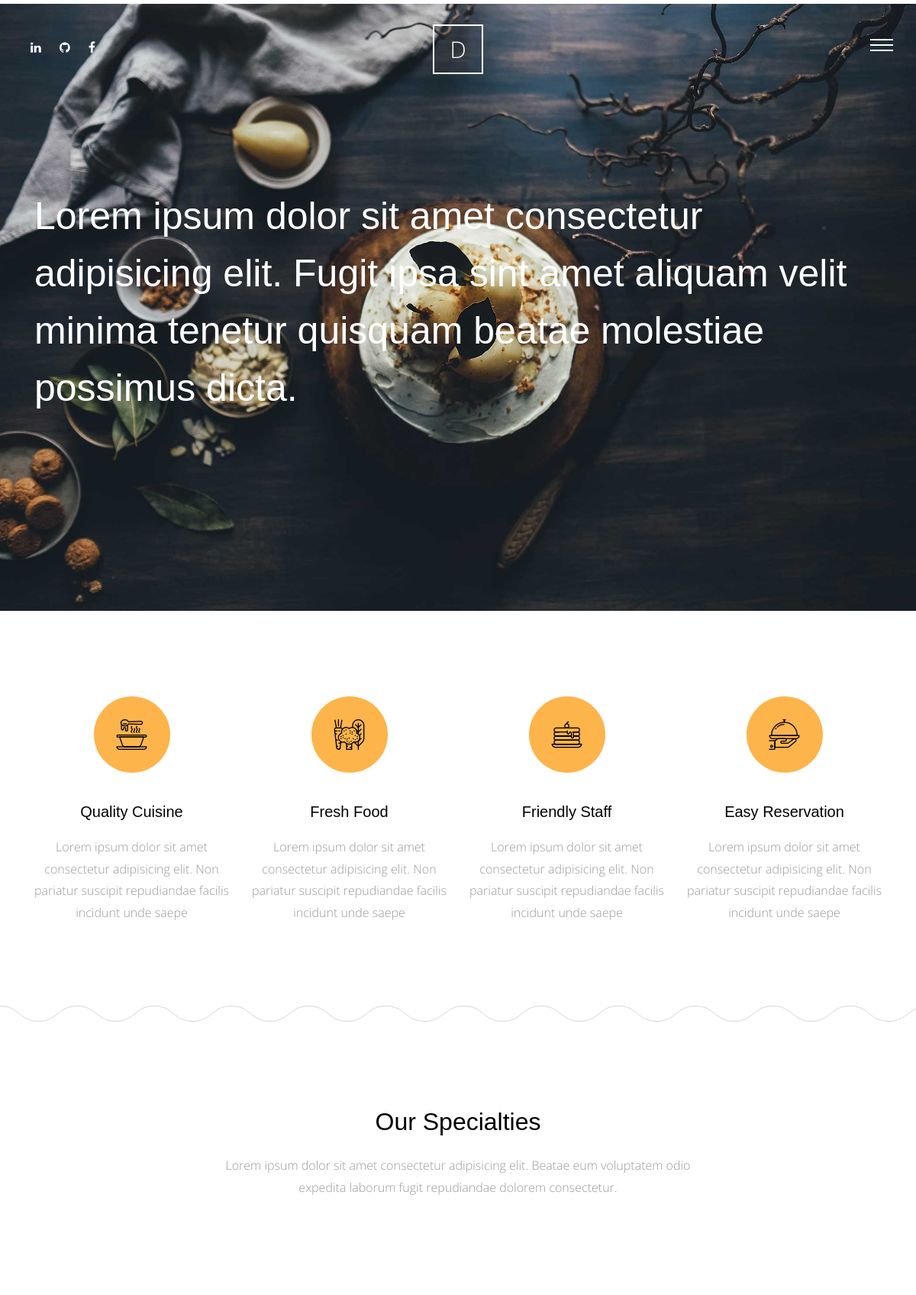
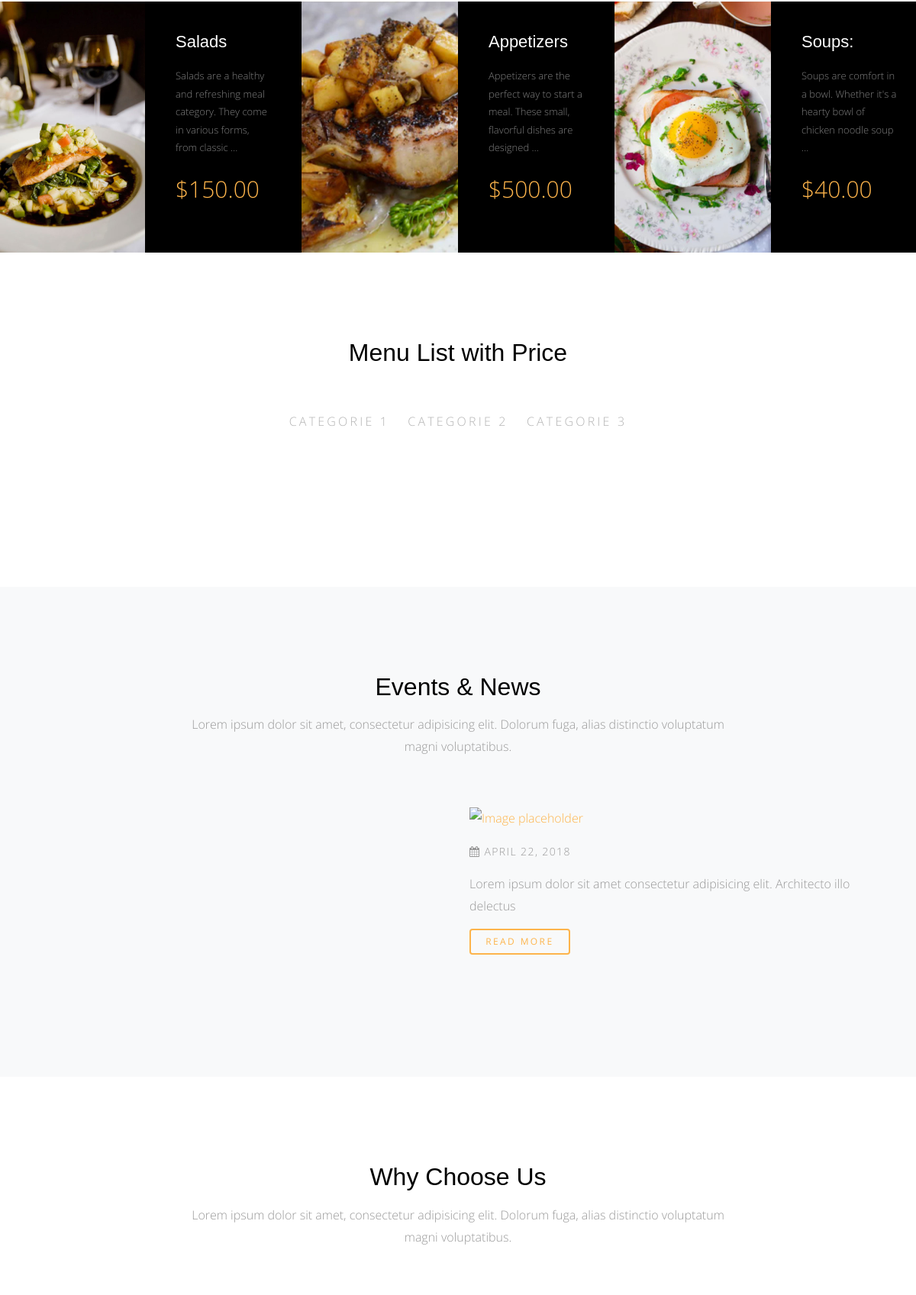
The page / (upper part) on the database its author committed (2 pictures, top to bottom).
### meals/models.py (models this page shows, shortened)
class Meal(models.Model):
    name = models.CharField(max_length=50)
    description = models.TextField(max_length=500)
    category = models.ForeignKey('Category', models.SET_NULL, null=True)
    people = models.IntegerField()
    price = models.DecimalField(max_digits=5, decimal_places=2)
    preparation_time = models.IntegerField()
    image = models.ImageField(upload_to='meals/')
    slug = models.SlugField(blank=True, null=True)
    class Meta:
        verbose_name = 'meal'
        verbose_name_plural = 'meals'

class Category(models.Model):
    name = models.CharField(max_length=50)
    class Meta:
        verbose_name = 'category'
        verbose_name_plural = 'categories'
    def __str__(self) -> str:
        return self.name

### home/views.py (the view)
# urls.py: path('',views.home , name='home' ),
def home(request):
    meals = Meal.objects.all()
    meal_list = Meal.objects.all()
    categories = Category.objects.all()
    posts = Post.objects.all()
    latest_post = Post.objects.last()
    why_choose_us = WhyChooseUs.objects.all()
    context = {
        'meals' : meals ,
        'meal_list' : meal_list ,
        'categories' : categories ,
        'posts' : posts ,
        'latest_post' : latest_post ,
        'why_choose_us' : why_choose_us ,
    }
    return render(request , 'index.html' , context)

### home/templates/index.html (shortened to what this page needs)
{% extends 'base.html' %}
{% load static %}
{% block body %}
      <div class="main-wrap">
        <div class="cover_1">
          <div class="img_bg" style="background-image: url({% static 'img/slider-1.jpg' %})" data-stellar-background-ratio="0.5">
            <div class="container">
              <div class="row align-items-center">
                <div class="col-md-12" data-aos="fade-up">
                  <h2 class="heading">Lorem ipsum dolor sit amet consectetur adipisicing elit. Fugit ipsa sint amet aliquam velit minima tenetur quisquam beatae molestiae possimus dicta.</h2>
                </div>
              </div>
            </div>
          </div>
        </div>
        <div class="section services-section">
          <div class="container">
            <div class="row">
              <div class="col-md-6 col-lg-3" data-aos="fade-up">
                <div class="media feature-icon d-block text-center">
                  <div class="icon">
                    <span class="flaticon-soup"></span>
                  </div>
                  <div class="media-body">
                    <h3>Quality Cuisine</h3>
                    <p>Lorem ipsum dolor sit amet consectetur adipisicing elit. Non pariatur suscipit repudiandae facilis incidunt unde saepe</p>
                  </div>
                </div>
              </div>
              <div class="col-md-6 col-lg-3" data-aos="fade-up" data-aos-delay="100">
                <div class="media feature-icon d-block text-center">
                  <div class="icon">
                    <span class="flaticon-vegetables"></span>
                  </div>
                  <div class="media-body">
                    <h3>Fresh Food</h3>
                    <p>Lorem ipsum dolor sit amet consectetur adipisicing elit. Non pariatur suscipit repudiandae facilis incidunt unde saepe</p>
                  </div>
                </div>
              </div>
              <div class="col-md-6 col-lg-3" data-aos="fade-up" data-aos-delay="300">
                <div class="media feature-icon d-block text-center">
                  <div class="icon">
                    <span class="flaticon-pancake"></span>
                  </div>
                  <div class="media-body">
                    <h3>Friendly Staff</h3>
                    <p>Lorem ipsum dolor sit amet consectetur adipisicing elit. Non pariatur suscipit repudiandae facilis incidunt unde saepe</p>
                  </div>
                </div>
              </div>
              <div class="col-md-6 col-lg-3" data-aos="fade-up" data-aos-delay="500">
                <div class="media feature-icon d-block text-center">
                  <div class="icon">
                    <span class="flaticon-tray"></span>
                  </div>
                  <div class="media-body">
                    <h3>Easy Reservation</h3>
                    <p>Lorem ipsum dolor sit amet consectetur adipisicing elit. Non pariatur suscipit repudiandae facilis incidunt unde saepe</p>
                  </div>
                </div>
              </div>
            </div>
          </div>
        </div>
        <div class="section">
          <div class="container">
            <div class="row justify-content-center">
              <div class="col-md-7 text-center"  data-aos="fade-up">
                <h2 class="mb-4">Our Specialties</h2>
                <p class="lead">Lorem ipsum dolor sit amet consectetur adipisicing elit. Beatae eum voluptatem odio expedita laborum fugit repudiandae dolorem consectetur.</p>
              </div>
            </div>
          </div>
        </div>
        <div class="section pt-0 pb-0">
          <div class="menus d-flex bg-light">
            {% for meal in meals %}
            <div class="d-flex item">
              <div class="image" style="background-image: url({{meal.image.url}});" data-aos="fade"></div>
              <div class="text">
                <h3>{{meal.name}}</h3>
                <p>{{meal.description|truncatewords:15}}</p>
                <p class="price">${{meal.price}}</p>
              </div>
            </div>
            {% endfor %}
          </div>
        </div>
        <div class="section">
            <div class="container">
              <div class="row justify-content-center">
                <div class="col-md-8" data-aos="fade-up">
                  <h2 class="mb-5 text-center">Menu List with Price</h2>
                  <ul class="nav site-tab-nav" id="pills-tab" role="tablist">
                    {% for category in categories %}
                      <li class="nav-item">
                        <a class="nav-link " id="{{category}}-tab" data-toggle="pill" href="#{{category}}" role="tab" aria-controls="{{category}}" aria-selected="true">{{category}}</a>
                      </li>
                    {% endfor %}
                  </ul>
                </div>
              </div>
            </div>
          </div>
        <div class="section bg-light">
          <div class="container">
            <div class="row justify-content-center mb-5" data-aos="fade-up">
              <div class="col-md-8  text-center">
                <h2 class="mb-3">Events &amp; News</h2>
                <p class="lead">Lorem ipsum dolor sit amet, consectetur adipisicing elit. Dolorum fuga, alias distinctio voluptatum magni voluptatibus.</p>
              </div>
            </div>
            <div class="row">
              <div class="col-lg-6">
              </div>
              <div class="col-lg-6">
                <div class="media d-block mb-5" data-aos="fade-up"  data-aos-delay="400">
                  <figure>
                    <a href="#"><img src="{{latest_post.image.url}}" alt="Image placeholder" class="img-fluid"></a>
                  </figure>
                  <div class="media-body">
                    <p class="post-meta"><span><span class="fa fa-calendar"></span> April 22, 2018</span></p>
                    <p>Lorem ipsum dolor sit amet consectetur adipisicing elit. Architecto illo delectus</p>
                    <p><a href="" class="btn btn-primary btn-outline-primary btn-sm">Read More</a></p>
                  </div>
                </div>
              </div>
            </div>
          </div>
        </div>
        <div class="section">
            <div class="container">
              <div class="row justify-content-center mb-5" data-aos="fade-up">
                <div class="col-md-8  text-center">
                  <h2 class="mb-3">Why Choose Us</h2>
                  <p class="lead">Lorem ipsum dolor sit amet, consectetur adipisicing elit. Dolorum fuga, alias distinctio voluptatum magni voluptatibus.</p>
                </div>
              </div>
            </div>
          </div>
      </div>
      {% endblock body %}

### static/css/style.css (style rules this page uses)
html { overflow-x: hidden; }
body { background: #fff; font-family: "Open Sans", cursive; font-size: 16px; line-height: 1.8; font-weight: 300; color: #999999; }
a { -webkit-transition: .3s all ease; -o-transition: .3s all ease; transition: .3s all ease; text-decoration: none; }
h1, h2, h3, h4, h5 { color: #000; font-family: "Playfair Display", Arial, sans-serif; }
.btn, .form-control { outline: none; }
.btn { font-size: 13px; text-transform: uppercase; letter-spacing: .2em; }
.btn.btn-primary { color: #fff; border-width: 2px; }
.btn.btn-sm { font-size: 12px; }
.btn.btn-outline-primary { border-width: 2px; color: #fdb44b; }
.media h3 { font-size: 20px; margin-bottom: 10px; }
.media .post-meta { font-size: 14px; letter-spacing: .1em; text-transform: uppercase; }
.site-tab-nav { display: block; text-align: center; margin-bottom: 80px !important; }
.site-tab-nav li { float: none; display: inline-block; *display: inline; zoom: 1; }
.site-tab-nav li a { background: none; color: #b3b3b3; font-size: 16px; text-transform: uppercase; letter-spacing: .2em; border-bottom: 2px solid transparent; padding-left: 0; padding-right: 0; margin: 0 10px; }
.site-tab-nav, .nav-pills { text-align: center; }
.services-section { background: url("../img/curve_line.svg") repeat-x bottom left; }
.lead { font-size: 16px; }
.feature-icon .icon { text-align: center; height: 100px; width: 100px; border-radius: 50%; display: inline-block; position: relative; margin-bottom: 30px; background: #fdb44b; }
.feature-icon .icon > span { color: #000; font-size: 40px; position: absolute; top: 50%; left: 50%; -webkit-transform: translate(-50%, -50%); -ms-transform: translate(-50%, -50%); transform: translate(-50%, -50%); }
.feature-icon h3 { margin-bottom: 20px; }
.section { padding: 7em 0; }
.cover_1 { position: relative; }
.cover_1 .img_bg { background-repeat: no-repeat; background-size: cover !important; background-position: center center; }
.cover_1 .img_bg, .cover_1 .img_bg > .container > .row { min-height: 700px; height: 100vh; }
.cover_1 .heading { color: white; font-weight: 300; font-size: 30px; line-height: 1.5; }
@media (min-width: 768px) { .cover_1 .heading { font-size: 50px; line-height: 1.5; } }
.menus { display: -webkit-box; display: -ms-flexbox; display: flex; -ms-flex-wrap: wrap; flex-wrap: wrap; margin-right: -15px; margin-left: -15px; }
@media (min-width: 576px) { .menus .item { -webkit-box-flex: 0; -ms-flex: 0 0 100%; flex: 0 0 100%; max-width: 100%; } }
@media (min-width: 768px) { .menus .item { -webkit-box-flex: 0; -ms-flex: 0 0 50%; flex: 0 0 50%; max-width: 50%; } }
@media (min-width: 992px) { .menus .item { -webkit-box-flex: 0; -ms-flex: 0 0 50%; flex: 0 0 50%; max-width: 50%; } }
@media (min-width: 1200px) { .menus .item { -webkit-box-flex: 0; -ms-flex: 0 0 33.33333%; flex: 0 0 33.33333%; max-width: 33.33333%; } }
.menus .item .image, .menus .item .text { width: 50%; }
.menus .item .image { background-size: cover; background-position: center center; }
.menus .item .text { padding: 40px; background: #000; }
.menus .item .text h3 { color: #fff; font-size: 22px; margin-bottom: 20px; }
.menus .item .text p { color: #fff; font-size: 13px; opacity: .5; }
.menus .item .text .price { font-size: 30px; color: #fdb44b; opacity: 1; }

### rows shown on the page
Meal: image (picture), name "Salads", description "Salads are a healthy and refreshing meal category. They come in various forms, from classic …", price "150.00"
Meal: image (picture), name "Appetizers", description "Appetizers are the perfect way to start a meal. These small, flavorful dishes are designed …", price "500.00"
Meal: image (picture), name "Soups:", description "Soups are comfort in a bowl. Whether it's a hearty bowl of chicken noodle soup …", price "40.00"
Category: name "CATEGORIE 1"
Category: name "CATEGORIE 2"
Category: name "CATEGORIE 3"
